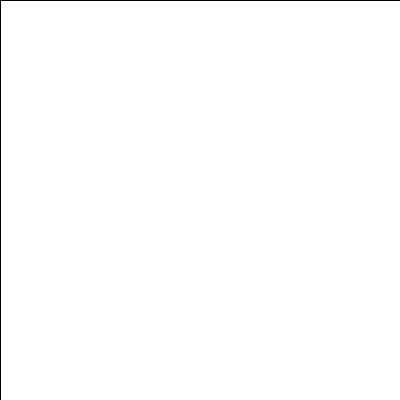
Frame 1 (no input)
Frame 60 (the mouse pressed at the canvas centre just before this capture): identical to frame 1, image omitted
Frame 120 (the mouse held since frame 60 and released just before this capture): identical to frame 1, image omitted

The Processing sketch that drew this single still picture (run headless with seeded random() and noise(); from frame 60 on, the mouse is pressed at the canvas centre):

// Processing sketch: Quadtree
// ── Quadtree.pde
// Coding Train
// Coding Challenge 98.1 - Quadtree - Part 1
// https://www.youtube.com/watch?v=OJxEcs0w_kE&list=PLRqwX-V7Uu6ZiZxtDDRCi6uhfTH4FilpH&index=140

// JavaScript conversion

// he's intentionally avoiding P5 framework, so avoiding PVector etc.
// let's roll with it...

Tree qt;

void setup(){
  size(400, 400);
  background(125);
  
  Rectangle boundary = new Rectangle(width/2, height/2, width/2, height/2);
  qt = new Tree(boundary, 4);
}

void draw(){  
  qt.show();
}

void mouseClicked(){
  Point p = new Point(mouseX, mouseY);
  qt.insert(p);
}
// ── Point.pde
class Point {
  float x, y;
  
  Point(float _x, float _y){
    x = _x;
    y = _y;
  }
  
  void show(){
    stroke(0);
    strokeWeight(4);
    point(x, y);
  }
}
// ── Rectangle.pde
class Rectangle {
  float x, y;  // x,y is the center
  float w, h;  // w,h are distance to edge from center ('radius' like)
  
  Rectangle(float _x, float _y, float _w, float _h){
    x = _x;
    y = _y;
    w = _w;
    h = _h;
  }
  
  boolean contains(Point _p){
    return (_p.x >= (x - w) && _p.x <= (x + w) && 
            _p.y >= (y - h) && _p.y <= (y + h));
  }
  
  String toString(){
    return("(" + x + ", " + y + ", " + w + ", " + h + ")");
  }
  
  void show(){
    fill(255);
    stroke(0);
    strokeWeight(1);
    rectMode(CENTER);
    rect(x, y, w * 2, h * 2);
  }
}
// ── Tree.pde
class Tree {
  Rectangle boundary;
  int capacity;
  ArrayList<Point> points;
  Tree northwest, northeast, southwest, southeast;
  boolean divided;
  
  Tree(Rectangle _boundary, int _capacity){
    boundary = _boundary;
    capacity = _capacity;
    points = new ArrayList<Point>();
    
    northwest = null;
    northeast = null;
    southwest = null;
    southeast = null;
    divided = false;
  }
  
  boolean insert(Point _p){
    if (!boundary.contains(_p)){ return false; }
    
    if (points.size() < capacity){
      points.add(_p);
      return true;
    } else {
      if (!divided){
        subdivide();
      }
      if (northwest.insert(_p)){ return true; }
      if (northeast.insert(_p)){ return true; }
      if (southwest.insert(_p)){ return true; }
      if (southeast.insert(_p)){ return true; }
    }
    return false;
  }
  
  void subdivide(){
    float x = boundary.x;
    float y = boundary.y;
    float w = boundary.w / 2;
    float h = boundary.h / 2;
    
    northwest = new Tree(new Rectangle(x - w, y - h, w, h), capacity);
    northeast = new Tree(new Rectangle(x + w, y - h, w, h), capacity);
    southwest = new Tree(new Rectangle(x - w, y + h, w, h), capacity);
    southeast = new Tree(new Rectangle(x + w, y + h, w, h), capacity);
    
    divided = true;
  }
  
  String toString(){
    return("Tree boundary = " + boundary + 
           " capacity = " + capacity + 
           " divided = " + divided + 
           " point count = " + points.size());
  }
  
  void show(){
    boundary.show();

    if (divided){  
      northwest.show();
      northeast.show();
      southwest.show();
      southeast.show();
    }

    for (Point p : points){ p.show(); }
  }
}
